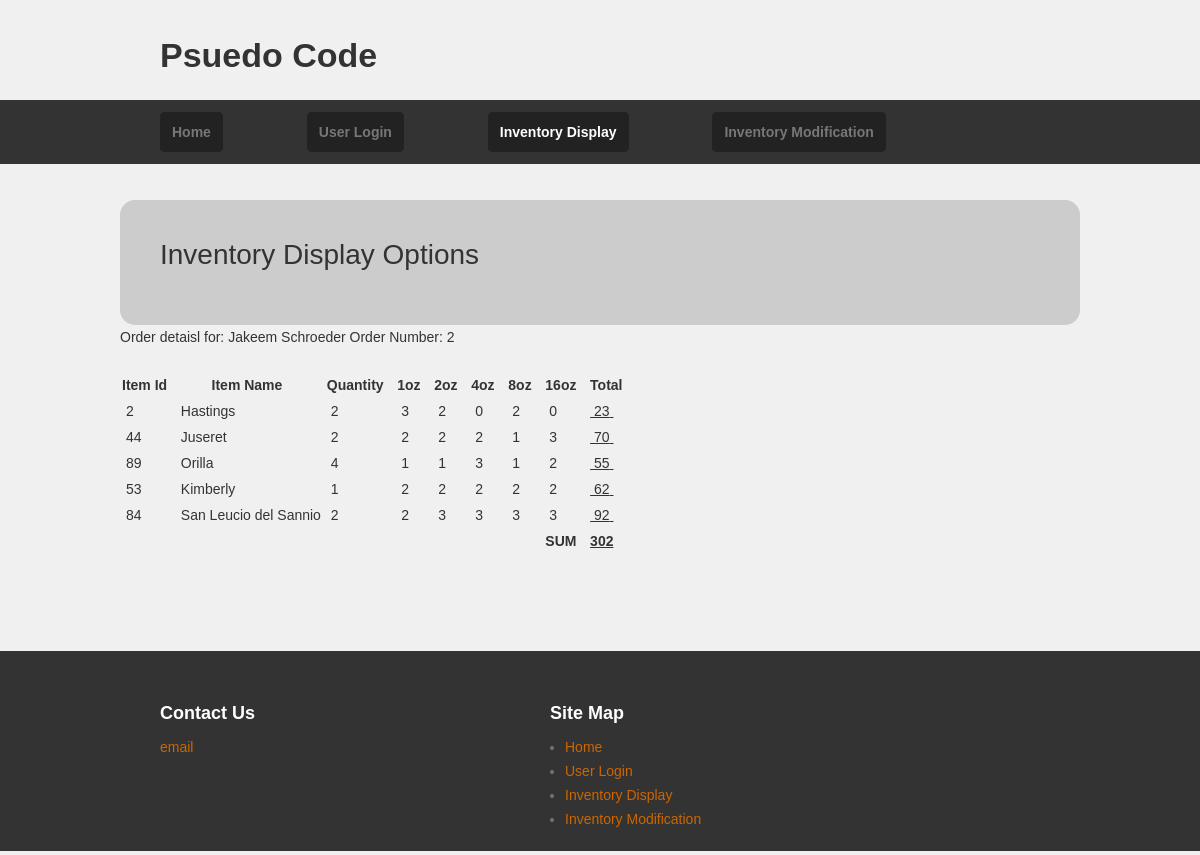
/PsuedoCode/orderdetails.php?ordernumber=2, run on the app's committed database.
### tables this page shows
CREATE TABLE `tbl_employees` (
  `employee_id` int(11) NOT NULL,
  `first_name` varchar(45) DEFAULT NULL,
  `last_name` varchar(45) DEFAULT NULL,
  `user_name` varchar(45) DEFAULT NULL,
  `email` varchar(80) DEFAULT NULL,
  `password` binary(64) DEFAULT NULL,
  `permission_level` tinyint(4) DEFAULT NULL,
  `creation_date` date DEFAULT NULL,
  PRIMARY KEY (`employee_id`),
  UNIQUE KEY `user_name_UNIQUE` (`user_name`)
);

CREATE TABLE `tbl_orders` (
  `order_id` int(11) NOT NULL AUTO_INCREMENT,
  `order_datetime` datetime DEFAULT NULL,
  `employee_id` int(11) DEFAULT NULL,
  PRIMARY KEY (`order_id`),
  KEY `fk_employees_0_idx` (`employee_id`),
  CONSTRAINT `fk_employees_1` FOREIGN KEY (`employee_id`) REFERENCES `tbl_employees` (`employee_id`) ON DELETE NO ACTION ON UPDATE NO ACTION
);

CREATE TABLE `tbl_order_items` (
  `order_items_id` int(11) NOT NULL AUTO_INCREMENT,
  `quantity` tinyint(4) DEFAULT NULL,
  `number_of_1oz` tinyint(4) DEFAULT NULL,
  `number_of_2oz` tinyint(4) DEFAULT NULL,
  `number_of_4oz` tinyint(4) DEFAULT NULL,
  `number_of_8oz` tinyint(4) DEFAULT NULL,
  `number_of_16oz` tinyint(4) DEFAULT NULL,
  `order_id` int(11) DEFAULT NULL,
  `item_id` int(11) DEFAULT NULL,
  PRIMARY KEY (`order_items_id`),
  KEY `fk_orders_1_idx` (`order_id`),
  KEY `fk_inventory_idx` (`item_id`),
  CONSTRAINT `fk_orders_10` FOREIGN KEY (`order_id`) REFERENCES `tbl_orders` (`order_id`) ON DELETE NO ACTION ON UPDATE NO ACTION,
  CONSTRAINT `fk_inventory` FOREIGN KEY (`item_id`) REFERENCES `tbl_inventory` (`item_id`) ON DELETE NO ACTION ON UPDATE NO ACTION
);

CREATE TABLE `tbl_inventory` (
  `item_id` int(11) NOT NULL AUTO_INCREMENT,
  `item_name` varchar(100) NOT NULL,
  `distributor_id` int(11) DEFAULT NULL,
  `item_number` int(11) DEFAULT NULL,
  `amount_tins` decimal(5,2) DEFAULT NULL,
  `amount_bags` decimal(5,2) DEFAULT NULL,
  `minimum_amount` decimal(5,2) DEFAULT NULL,
  `last_update_id` int(11) DEFAULT NULL,
  `date_created` date NOT NULL,
  `created_by_user` int(11) DEFAULT NULL,
  PRIMARY KEY (`item_id`)
);

### PsuedoCode/orderdetails.php (the view, shortened to what this page needs)
<?php
include('php/wrappers.php');
$wrap = new Wrappers();
$wrap->createHeader();
$wrap->createTopMenu(2, "Inventory Display Options");
$id = $_GET['ordernumber'];
$query = <<< EOT
SELECT
	e.user_name
	,e.first_name
	, e.last_name
	, o.order_id
	, oi.item_id
	, i.item_name
	, oi.quantity
	, oi.number_of_1oz
	, oi.number_of_2oz
	, oi.number_of_4oz
	, oi.number_of_8oz
	, oi.number_of_16oz
FROM
	tbl_employees e
	, tbl_orders o
	, tbl_inventory i
	, tbl_order_items oi
WHERE
	 i.item_id = oi.item_id
	AND o.order_id = oi.order_id
	AND e.employee_id = o.employee_id
	AND o.order_id = $id
ORDER BY e.user_name, e.first_name, e.last_name, o.order_id
EOT;
$result = mysql_query($query);
$db_field = mysql_fetch_assoc($result);
echo ("
    <p> Order detaisl for: "
        .  $db_field['first_name'] . " "
        . $db_field['last_name'] . " Order Number: "
        . $db_field['order_id']
);
echo <<< EOT
<table>
    <tr>
        <th><b>Item Id &nbsp</b></th>
        <th><b>Item Name &nbsp</b></th>
        <th><b>Quantity &nbsp&nbsp</b></th>
        <th><b>1oz &nbsp&nbsp</b></th>
        <th><b>2oz &nbsp&nbsp</b></th>
        <th><b>4oz &nbsp&nbsp</b></th>
        <th><b>8oz &nbsp&nbsp</b></th>
        <th><b>16oz &nbsp&nbsp</b></th>
        <th><b>Total</b></th>
    </tr>
EOT;
$completeTotal = 0;
do {
    $completeTotal += $total =
        $db_field["number_of_1oz"]
        + ($db_field["number_of_2oz"] * 2)
        + ($db_field["number_of_4oz"] *4)
        + ($db_field["number_of_8oz"] * 8)
        + ($db_field["number_of_16oz"] *16);
    echo("<tr>");
    echo( "<td>&nbsp" . $db_field['item_id'] .  "&nbsp</td>" .
        "<td>&nbsp" . $db_field['item_name'] .  "&nbsp</td>" .
        "<td>&nbsp" . $db_field['quantity'] .  "&nbsp</td>" .
        "<td>&nbsp" . $db_field['number_of_1oz'] .  "&nbsp</td>" .
        "<td>&nbsp" . $db_field['number_of_2oz'] .  "&nbsp</td>" .
        "<td>&nbsp" . $db_field['number_of_4oz'] .  "&nbsp</td>" .
        "<td>&nbsp" . $db_field['number_of_8oz'] .  "&nbsp</td>" .
        "<td>&nbsp" . $db_field['number_of_16oz'] .  "&nbsp</td>" .
        "<td><u>&nbsp" . $total .  "&nbsp</u></td>"
    );
    echo("</tr>");
} while($db_field = mysql_fetch_assoc($result));
echo("<td></td><td></td><td></td><td></td><td></td><td></td><td></td><td><b>SUM</b></td><td><b><u>$completeTotal</u></b></td>");
echo("</table><br /><br /><br /><br />");
$wrap->createFooter();
?>

### PsuedoCode/php/wrappers.php (shortened to what this page needs)
<?php
class Wrappers
{
    public function createHeader()
    {
        echo <<< EOT
            <!DOCTYPE html>
            <html>
            <head>
                <meta charset="utf-8">
                <title>Tech Literacy Consortium</title>
                <link rel="stylesheet" href="css/default.css">
                <link rel="stylesheet" href="css/body.css">
                <script type="text/javascript" src="http://code.jquery.com/jquery-1.4.2.min.js"></script>
                <!--[if IE]>
            <script src="http://html5shim.googlecode.com/svn/trunk/html5.js"></script>
            <![endif]-->
            </head>
            <body onload="cookieMonsterEat('userName')">
                <header id="mast">
                    <h1>Psuedo Code</h1>
                </header>
EOT;
    }
    public function createTopMenu($menuSelection = 0, $title)
    {
        $home = "<li><a href=\"index.html\">Home</a></li>";
        $userLogin = "<li><a href=\"userlogin.html\">User Login</a></li>";
        $inventoryModification = "<li><a href=\"inventorymodification.php\">Inventory Modification</a></li>";
        switch($menuSelection)
        {
            case(2):
                echo <<< EOT
                <nav id="global">
                    <ul>
                        $home
                        $userLogin
                        <li><a class="selected"  href="inventorydisplay.php">Inventory Display</a></li>
                        $inventoryModification
                    </ul>
                </nav>
EOT;
                break;
        }
        echo <<< EOT
            <section id="intro">
                <header>
                    <h2>$title<div id="userName"></div></h2>
                </header>
            </section>
EOT;
    }
    public function createFooter()
    {
        echo <<< EOT
            <footer>
                <div class="clear">
                    <section id="about">
                        <header>
                            <h3>Contact Us</h3>
                        </header>
                        <p><a href="mailto:dgibbs7@student.gsu.edu">email</a> </p>
                    </section>
                    <section>
                        <header>
                            <h3>Site Map</h3>
                        </header>
                        <nav id="siteMap">
                        <ul>
                            <li><a class="selected" href="index.html">Home</a></li>
                            <li><a href="userlogin.html">User Login</a></li>
                            <li><a href="inventorydisplay.php">Inventory Display</a></li>
                            <li><a href="inventorymodification.php">Inventory Modification</a></li>
                        </ul>
                        </nav>
                    </section>
                </div>
            </footer>
        </body>
        </html>
EOT;
    }
}

### PsuedoCode/css/default.css (style rules this page uses)
html, body, div, span, applet, object, iframe, h1, h2, h3, h4, h5, h6, p, blockquote, pre, a, abbr, acronym, address, big, cite, code, del, dfn, em, font, img, ins, kbd, q, s, samp, small, strike, strong, sub, sup, tt, var, b, u, i, center, dl, dt, dd, ol, ul, li, fieldset, form, label, legend, caption, tbody, tfoot, thead, tr, th, td { margin: 0; padding: 0; border: 0; outline: 0; font-size: 100%; vertical-align: baseline; background: transparent; }
body { line-height: 1; }
ol, ul { list-style: none; }
header, footer, aside, nav, article, section { display: block; margin: 0; padding: 0; }
.clear:after { content: "."; display: block; height: 0; clear: both; visibility: hidden; }
body { background: #f0f0f0; border: none; color: #333; margin: 0 auto; font: 14px/24px Helvetica, Arial, sans-serif; width: 960px; }
h1 { font: normal bold 34px/50px Arial, Helvetica, sans-serif; padding-top: 30px; }
h2 { font-size: 28px; line-height: 44px; padding: 22px 0; }
h3 { font-size: 18px; line-height: 22px; padding: 11px 0; }
p { font-weight: normal; padding-bottom: 22px; }
a { color: #CC6600; text-decoration: none; }
#mast h1 { padding: 30px 0 20px 40px; }
nav#global { padding: 10px 0; position: absolute; left: 0; width: 100%; background-color: #333; }
nav#global ul { margin: 0 auto; width: 960px; border: none; }
nav#global ul li { display: inline; list-style: none; padding-left: 40px; }
nav#global ul li a { color: #777; background-color: #222; border: 2px solid #222; font: normal bold 14px/44px Arial, Helvetica, sans-serif; padding: 10px; margin-right: 40px; -moz-border-radius: 5px; -webkit-border-radius: 5px; text-align: center; }
nav#global ul li a.selected { color: #fff; }
#intro { background-color: #ccc; margin-top: 100px; padding: 40px; -moz-border-radius: 15px; -webkit-border-radius: 15px; }
#intro header h2 { font-weight: normal; line-height: 30px; padding: 0 0 15px 0; width: 370px; }
footer { position: absolute; left: 0; width: 100%; background-color: #333; }
footer div { margin: 0 auto; padding: 40px 0 20px 40px; width: 920px; border: none; }
footer div section { color: #777; float: left; margin-right: 25px; width: 230px; border: none; }
footer div section h3 { color: #fff; }
nav#blogRoll ul li, nav#siteMap ul li { color: #777; list-style: disc; margin-left: 15px; }
footer #about { margin-right: 60px; width: 330px; }

### data on the page
tbl_employees: first_name "Jakeem", last_name "Schroeder", tbl_order_items.item_id "2", tbl_inventory.item_name "Hastings", tbl_order_items.quantity "2", tbl_order_items.number_of_1oz "3", tbl_order_items.number_of_2oz "2", tbl_order_items.number_of_4oz "0", tbl_order_items.number_of_8oz "2", tbl_order_items.number_of_16oz "0", tbl_order_items.number_of_1oz+number_of_2oz+number_of_4oz "23", tbl_order_items.item_id "44", tbl_inventory.item_name "Juseret", tbl_order_items.number_of_1oz "2", tbl_order_items.number_of_4oz "2", tbl_order_items.number_of_8oz "1", tbl_order_items.number_of_16oz "3", tbl_order_items.number_of_1oz+number_of_2oz+number_of_4oz "70", tbl_order_items.item_id "89", tbl_inventory.item_name "Orilla", tbl_order_items.quantity "4", tbl_order_items.number_of_1oz "1", tbl_order_items.number_of_2oz "1", tbl_order_items.number_of_4oz "3", tbl_order_items.number_of_16oz "2", tbl_order_items.number_of_1oz+number_of_2oz+number_of_4oz "55", tbl_order_items.item_id "53", tbl_inventory.item_name "Kimberly", tbl_order_items.quantity "1", tbl_order_items.number_of_1oz+number_of_2oz+number_of_4oz "62", tbl_order_items.item_id "84", tbl_inventory.item_name "San Leucio del Sannio", tbl_order_items.number_of_2oz "3", tbl_order_items.number_of_8oz "3", tbl_order_items.number_of_1oz+number_of_2oz+number_of_4oz "92"
tbl_orders: order_id "2"

### other printed values
$title "Inventory Display Options"
$completeTotal "302"
